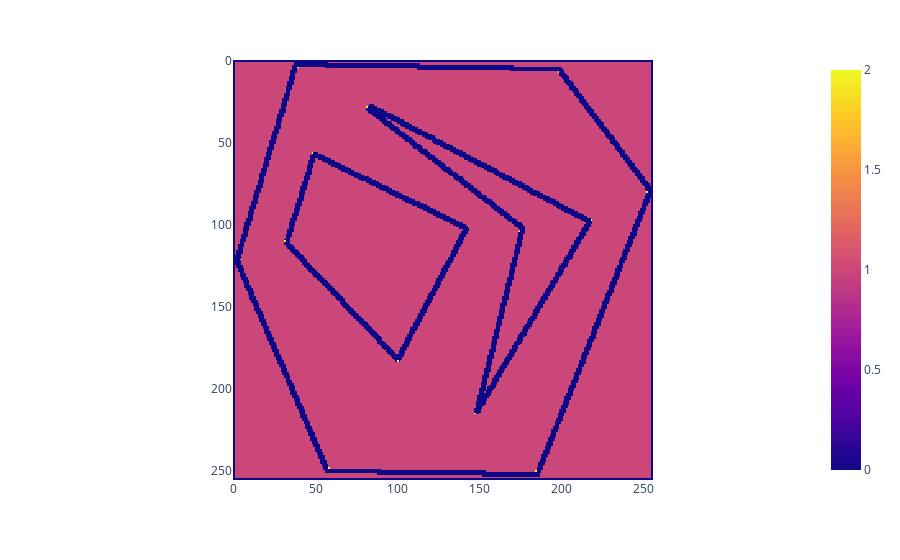

Notebook code for this chart:
### Code cell
corners = [
           [4, 121], [31, 110], [39, 4], [48, 56], [58, 248], [81, 28], 
           [100, 183], [143, 101], [147, 215], [174, 104], [184, 250],
           [198, 7], [218, 97], [252, 80]
           ]
corners = [tuple(x) for x in corners]
for corner in corners:
    img[corner[1], corner[0]] = 2

fig = px.imshow(img)
fig.show()

### Figure 1 — Plotly figure (JSON) as saved in the notebook; plotly's stock layout.template omitted (floating-point values rounded to 4 significant figures; data arrays with more than 128 entries replaced by an {"elided": "..."} marker saying what was removed)
{"data": [{"coloraxis": "coloraxis", "hovertemplate": "x: %{x}<br>y: %{y}<br>color: %{z}<extra></extra>", "name": "0", "type": "heatmap", "xaxis": "x", "yaxis": "y", "z": {"elided": "256x256 float values"}}], "layout": {"coloraxis": {"colorscale": [[0, "#0d0887"], [0.1111, "#46039f"], [0.2222, "#7201a8"], [0.3333, "#9c179e"], [0.4444, "#bd3786"], [0.5556, "#d8576b"], [0.6667, "#ed7953"], [0.7778, "#fb9f3a"], [0.8889, "#fdca26"], [1, "#f0f921"]]}, "margin": {"t": 60}, "xaxis": {"anchor": "y", "constrain": "domain", "domain": [0, 1], "scaleanchor": "y"}, "yaxis": {"anchor": "x", "autorange": "reversed", "constrain": "domain", "domain": [0, 1]}}}
